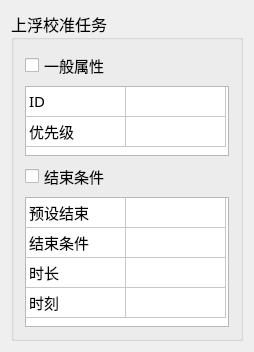
<?xml version="1.0" encoding="UTF-8"?>
<ui version="4.0">
 <class>FloatingCalibrationTaskEditorClass</class>
 <widget class="ITaskEditor" name="FloatingCalibrationTaskEditorClass">
  <property name="geometry">
   <rect>
    <x>0</x>
    <y>0</y>
    <width>254</width>
    <height>352</height>
   </rect>
  </property>
  <property name="windowTitle">
   <string>FloatingCalibrationTaskEditor</string>
  </property>
  <layout class="QVBoxLayout" name="verticalLayout_4">
   <item>
    <widget class="QGroupBox" name="groupBox">
     <property name="font">
      <font>
       <family>黑体</family>
       <pointsize>12</pointsize>
       <weight>50</weight>
       <bold>false</bold>
      </font>
     </property>
     <property name="title">
      <string>上浮校准任务</string>
     </property>
     <layout class="QVBoxLayout" name="verticalLayout_3" stretch="1,3">
      <item>
       <layout class="QVBoxLayout" name="verticalLayout">
        <item>
         <widget class="QCheckBox" name="checkBox">
          <property name="font">
           <font>
            <family>黑体</family>
            <pointsize>11</pointsize>
            <weight>50</weight>
            <bold>false</bold>
           </font>
          </property>
          <property name="text">
           <string>一般属性</string>
          </property>
         </widget>
        </item>
        <item>
         <widget class="QTableWidget" name="tableWidget_2">
          <property name="font">
           <font>
            <family>黑体</family>
            <pointsize>11</pointsize>
            <weight>50</weight>
            <bold>false</bold>
           </font>
          </property>
          <property name="autoScroll">
           <bool>false</bool>
          </property>
          <attribute name="horizontalHeaderVisible">
           <bool>false</bool>
          </attribute>
          <attribute name="verticalHeaderVisible">
           <bool>false</bool>
          </attribute>
          <row>
           <property name="text">
            <string>新建行</string>
           </property>
          </row>
          <row>
           <property name="text">
            <string>新建行</string>
           </property>
          </row>
          <column>
           <property name="text">
            <string>新建列</string>
           </property>
          </column>
          <column>
           <property name="text">
            <string>新建列</string>
           </property>
          </column>
          <item row="0" column="0">
           <property name="text">
            <string>ID</string>
           </property>
          </item>
          <item row="1" column="0">
           <property name="text">
            <string>优先级</string>
           </property>
          </item>
         </widget>
        </item>
        <item>
         <spacer name="verticalSpacer">
          <property name="orientation">
           <enum>Qt::Vertical</enum>
          </property>
          <property name="sizeHint" stdset="0">
           <size>
            <width>20</width>
            <height>40</height>
           </size>
          </property>
         </spacer>
        </item>
       </layout>
      </item>
      <item>
       <layout class="QVBoxLayout" name="verticalLayout_2">
        <item>
         <widget class="QCheckBox" name="checkBox_2">
          <property name="font">
           <font>
            <family>黑体</family>
            <pointsize>11</pointsize>
            <weight>50</weight>
            <bold>false</bold>
           </font>
          </property>
          <property name="text">
           <string>结束条件</string>
          </property>
         </widget>
        </item>
        <item>
         <widget class="QTableWidget" name="tableWidget">
          <property name="font">
           <font>
            <family>黑体</family>
            <pointsize>11</pointsize>
            <weight>50</weight>
            <bold>false</bold>
           </font>
          </property>
          <attribute name="horizontalHeaderVisible">
           <bool>false</bool>
          </attribute>
          <attribute name="verticalHeaderVisible">
           <bool>false</bool>
          </attribute>
          <row>
           <property name="text">
            <string>新建行</string>
           </property>
          </row>
          <row>
           <property name="text">
            <string>新建行</string>
           </property>
          </row>
          <row>
           <property name="text">
            <string>新建行</string>
           </property>
          </row>
          <row>
           <property name="text">
            <string>新建行</string>
           </property>
          </row>
          <column>
           <property name="text">
            <string>新建列</string>
           </property>
          </column>
          <column>
           <property name="text">
            <string>新建列</string>
           </property>
          </column>
          <item row="0" column="0">
           <property name="text">
            <string>预设结束</string>
           </property>
          </item>
          <item row="1" column="0">
           <property name="text">
            <string>结束条件</string>
           </property>
          </item>
          <item row="2" column="0">
           <property name="text">
            <string>时长</string>
           </property>
          </item>
          <item row="3" column="0">
           <property name="text">
            <string>时刻</string>
           </property>
          </item>
         </widget>
        </item>
       </layout>
      </item>
     </layout>
    </widget>
   </item>
  </layout>
 </widget>
 <layoutdefault spacing="6" margin="11"/>
 <customwidgets>
  <customwidget>
   <class>ITaskEditor</class>
   <extends>QWidget</extends>
   <header>itaskeditor.h</header>
   <container>1</container>
  </customwidget>
 </customwidgets>
 <resources/>
 <connections/>
</ui>
